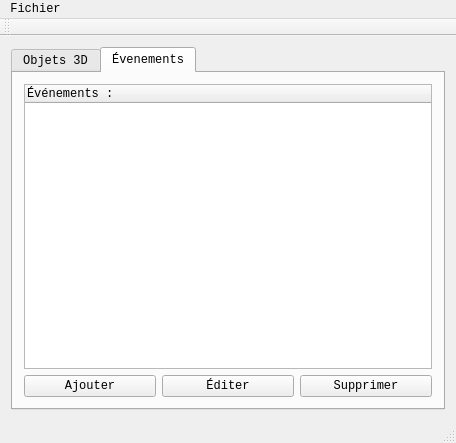
<?xml version="1.0" encoding="UTF-8"?>
<ui version="4.0">
 <class>SceneEditor</class>
 <widget class="QMainWindow" name="SceneEditor">
  <property name="geometry">
   <rect>
    <x>0</x>
    <y>0</y>
    <width>456</width>
    <height>443</height>
   </rect>
  </property>
  <property name="font">
   <font>
    <family>Liberation Mono</family>
   </font>
  </property>
  <property name="windowTitle">
   <string>SceneEditor</string>
  </property>
  <property name="windowIcon">
   <iconset>
    <normaloff>../../1790-5-scenarios/SceneEditor/logo_SE.png</normaloff>../../1790-5-scenarios/SceneEditor/logo_SE.png</iconset>
  </property>
  <property name="inputMethodHints">
   <set>Qt::ImhLatinOnly</set>
  </property>
  <widget class="QWidget" name="centralWidget">
   <layout class="QGridLayout" name="gridLayout_3">
    <item row="0" column="0">
     <widget class="QTabWidget" name="tabWidget">
      <property name="sizePolicy">
       <sizepolicy hsizetype="Expanding" vsizetype="Expanding">
        <horstretch>9</horstretch>
        <verstretch>0</verstretch>
       </sizepolicy>
      </property>
      <property name="currentIndex">
       <number>1</number>
      </property>
      <widget class="QWidget" name="tab_objects">
       <attribute name="title">
        <string>Objets 3D</string>
       </attribute>
       <layout class="QGridLayout" name="gridLayout">
        <item row="3" column="0">
         <layout class="QHBoxLayout" name="horizontalLayout">
          <item>
           <widget class="QPushButton" name="pbuAddObject">
            <property name="text">
             <string>Ajouter</string>
            </property>
           </widget>
          </item>
          <item>
           <widget class="QPushButton" name="pbuEditObject">
            <property name="text">
             <string>Éditer</string>
            </property>
           </widget>
          </item>
          <item>
           <widget class="QPushButton" name="pbuDeleteObject">
            <property name="text">
             <string>Supprimer</string>
            </property>
           </widget>
          </item>
         </layout>
        </item>
        <item row="1" column="0">
         <widget class="QListWidget" name="qlwObjects"/>
        </item>
       </layout>
      </widget>
      <widget class="QWidget" name="tab_events">
       <attribute name="title">
        <string>Évenements</string>
       </attribute>
       <layout class="QVBoxLayout" name="verticalLayout">
        <item>
         <widget class="QTreeWidget" name="qtwEvents">
          <column>
           <property name="text">
            <string>Événements :</string>
           </property>
          </column>
         </widget>
        </item>
        <item>
         <layout class="QHBoxLayout" name="horizontalLayout_2">
          <item>
           <widget class="QPushButton" name="pbuAddEvent">
            <property name="text">
             <string>Ajouter</string>
            </property>
           </widget>
          </item>
          <item>
           <widget class="QPushButton" name="pbuEditEvent">
            <property name="text">
             <string>Éditer</string>
            </property>
           </widget>
          </item>
          <item>
           <widget class="QPushButton" name="pbuDeleteEvent">
            <property name="text">
             <string>Supprimer</string>
            </property>
           </widget>
          </item>
         </layout>
        </item>
       </layout>
      </widget>
     </widget>
    </item>
   </layout>
  </widget>
  <widget class="QMenuBar" name="menuBar">
   <property name="geometry">
    <rect>
     <x>0</x>
     <y>0</y>
     <width>456</width>
     <height>21</height>
    </rect>
   </property>
   <widget class="QMenu" name="menuFichier">
    <property name="title">
     <string>Fichier</string>
    </property>
    <addaction name="actionNouveau"/>
    <addaction name="actionOuvrir"/>
    <addaction name="separator"/>
    <addaction name="actionEnregistrer"/>
    <addaction name="actionEnregistrer_sous"/>
    <addaction name="separator"/>
    <addaction name="actionQuitter"/>
   </widget>
   <addaction name="menuFichier"/>
  </widget>
  <widget class="QToolBar" name="mainToolBar">
   <attribute name="toolBarArea">
    <enum>TopToolBarArea</enum>
   </attribute>
   <attribute name="toolBarBreak">
    <bool>false</bool>
   </attribute>
  </widget>
  <widget class="QStatusBar" name="statusBar"/>
  <action name="actionNouveau">
   <property name="text">
    <string>Nouveau</string>
   </property>
  </action>
  <action name="actionOuvrir">
   <property name="text">
    <string>Ouvrir</string>
   </property>
  </action>
  <action name="actionEnregistrer">
   <property name="text">
    <string>Enregistrer</string>
   </property>
  </action>
  <action name="actionEnregistrer_sous">
   <property name="text">
    <string>Enregistrer sous ...</string>
   </property>
  </action>
  <action name="actionQuitter">
   <property name="text">
    <string>Quitter</string>
   </property>
  </action>
 </widget>
 <layoutdefault spacing="6" margin="11"/>
 <resources/>
 <connections>
  <connection>
   <sender>qtwEvents</sender>
   <signal>itemDoubleClicked(QTreeWidgetItem*,int)</signal>
   <receiver>SceneEditor</receiver>
   <slot>editSomething()</slot>
   <hints>
    <hint type="sourcelabel">
     <x>101</x>
     <y>74</y>
    </hint>
    <hint type="destinationlabel">
     <x>95</x>
     <y>416</y>
    </hint>
   </hints>
  </connection>
  <connection>
   <sender>pbuEditEvent</sender>
   <signal>clicked()</signal>
   <receiver>SceneEditor</receiver>
   <slot>editSomething()</slot>
   <hints>
    <hint type="sourcelabel">
     <x>259</x>
     <y>399</y>
    </hint>
    <hint type="destinationlabel">
     <x>253</x>
     <y>419</y>
    </hint>
   </hints>
  </connection>
  <connection>
   <sender>pbuEditObject</sender>
   <signal>clicked()</signal>
   <receiver>SceneEditor</receiver>
   <slot>editObject()</slot>
   <hints>
    <hint type="sourcelabel">
     <x>199</x>
     <y>391</y>
    </hint>
    <hint type="destinationlabel">
     <x>4</x>
     <y>403</y>
    </hint>
   </hints>
  </connection>
  <connection>
   <sender>qlwObjects</sender>
   <signal>itemDoubleClicked(QListWidgetItem*)</signal>
   <receiver>SceneEditor</receiver>
   <slot>editObject()</slot>
   <hints>
    <hint type="sourcelabel">
     <x>123</x>
     <y>335</y>
    </hint>
    <hint type="destinationlabel">
     <x>155</x>
     <y>421</y>
    </hint>
   </hints>
  </connection>
 </connections>
 <slots>
  <slot>editSomething()</slot>
  <slot>editObject()</slot>
 </slots>
</ui>
